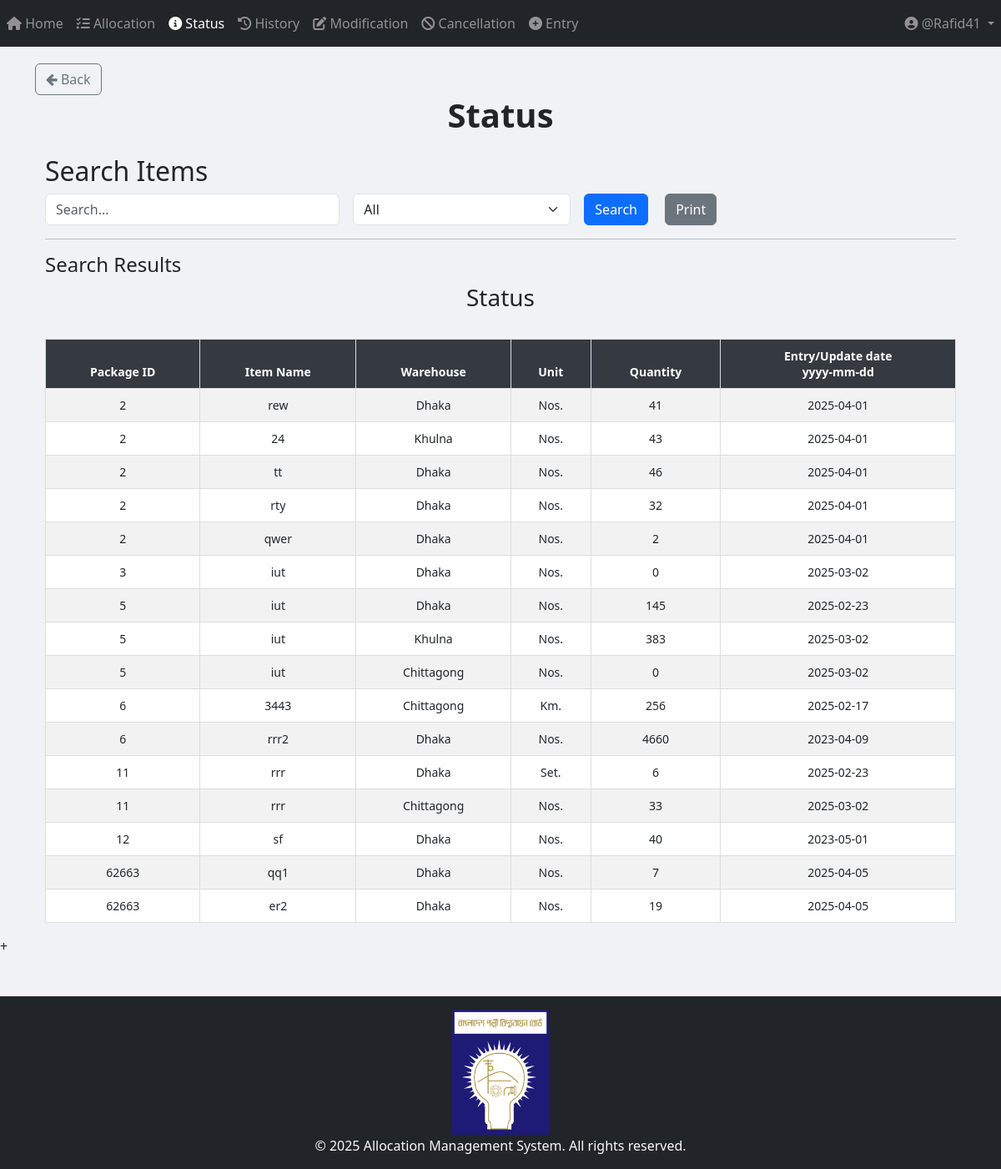
Before: /status/ (signed in) with the older database file.
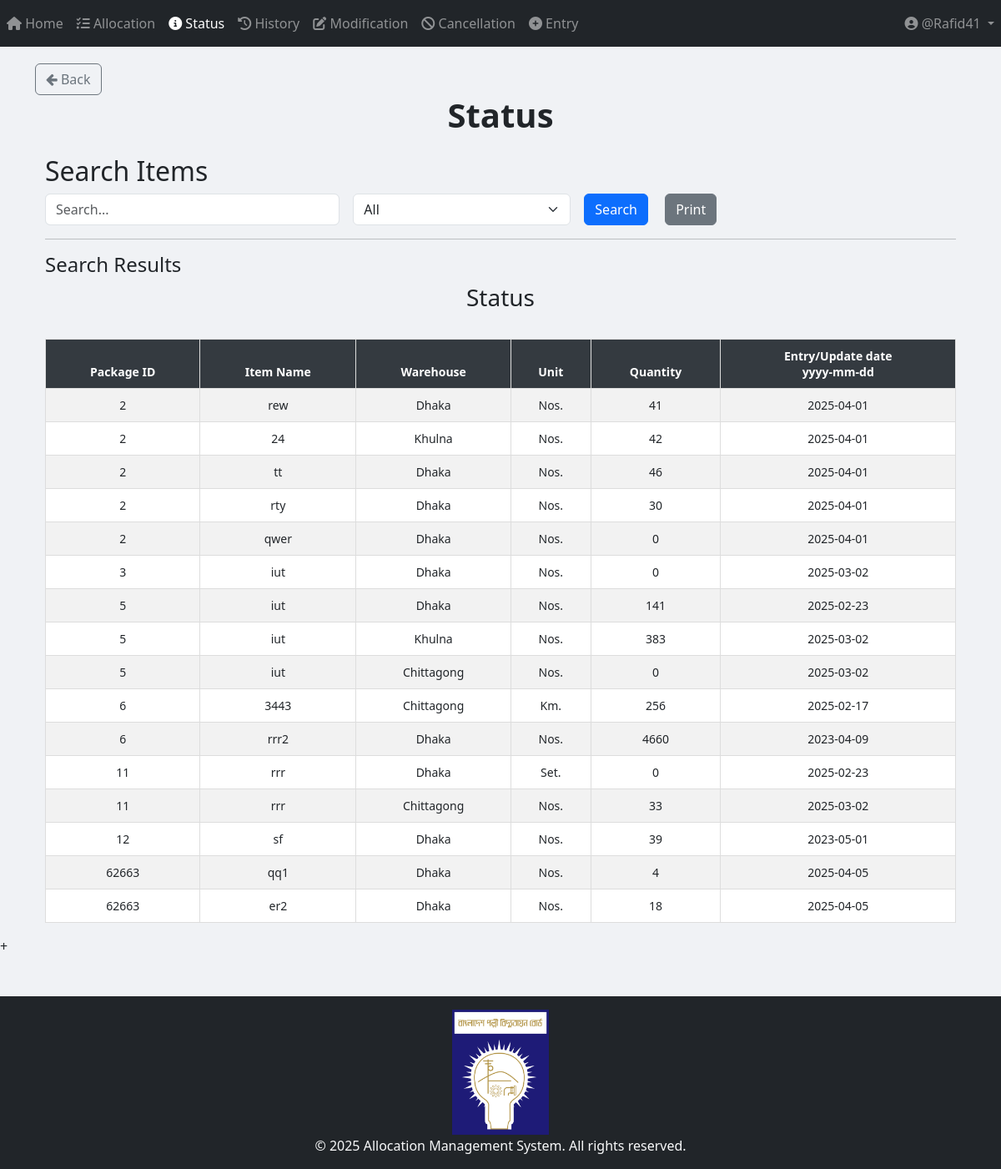
After: the same page with the newer database file.
### App_Entry/models.py (models this page shows, shortened)
class Item(models.Model):
    WAREHOUSE_CHOICES = [
        ("Dhaka", "Dhaka"),
        ("Khulna", "Khulna"),
        ("Chittagong", "Chittagong"),
    ]
    UNIT_CHOICES = [
        ("Nos.", "Nos."),
        ("Mtr.", "Mtr."),
        ("Km.", "Km."),
        ("Set.", "Set."),
        ("Pair.", "Pair."),
    ]
    name = models.CharField(max_length=255)
    description = models.TextField(blank=True, null=True)
    warehouse = models.CharField(
        max_length=50, choices=WAREHOUSE_CHOICES, default="Dhaka"
    )
    unit_of_item = models.CharField(
        max_length=10, choices=UNIT_CHOICES, default="Nos."
    )  # Updated field
    unit_price = models.DecimalField(max_digits=15, decimal_places=2, default=0.00)
    quantity_of_item = models.BigIntegerField(default=0)
    package = models.ForeignKey(
        Package,
        on_delete=models.SET_NULL,
        related_name="package_of_item",
        null=True,
    )
    created_at = models.DateTimeField(default=now)

class Package(models.Model):
    packageId = models.BigIntegerField(unique=True)

### App_Status/views.py (the view, shortened to what this page needs)
# urls.py: path("", views.status_page, name="status_page"),
def status_page(request):
    query = request.GET.get("query", "").strip()  # Strip leading/trailing whitespaces from query input
    filter_by = request.GET.get("filter_by", "All")
    date_filter = request.GET.get("date", "")
    items = Item.objects.all()
    if filter_by == "Entry/Update date" and date_filter:
        try:
            date_obj = datetime.strptime(date_filter, "%Y-%m-%d")
            items = items.filter(created_at__date=date_obj.date())
        except ValueError:
            pass  # If the date format is invalid, ignore the filter
    items = items.order_by("package__packageId")
    return render(
        request,
        "App_Status/status.html",
        {
            "items": items,
            "query": query,
            "filter_by": filter_by,
            "date_filter": date_filter,
        },
    )

### templates/App_Status/status.html (shortened to what this page needs)
{% extends 'base.html' %}
{% load crispy_forms_tags %}
{% load static %}
{% block body_block %}
<a href="{% url 'App_Home:home_page' %}" class="btn btn-outline-secondary">
    <i class="fa fa-arrow-left"></i> Back
</a>
<center><h1><b> Status </b></h1></center>
<div class="container mt-4">
    <h2>Search Items</h2>
    <form method="GET" action="{% url 'App_Status:status_page' %}" class="row g-3">
        <div class="col-md-4">
            <input type="text" name="query" id="searchQuery" class="form-control" placeholder="Search..." value="{{ query }}">
        </div>
        <div class="col-md-3">
            <select name="filter_by" id="filterDropdown" class="form-select" onchange="toggleInputFields()">
                <option value="All" {% if filter_by == "All" %}selected{% endif %}>All</option>
            </select>
        </div>
        <div class="col-md-2">
            <button type="submit" class="btn btn-primary me-3">Search</button>
            <button type="button" class="btn btn-secondary" onclick="printResults()">Print</button>
        </div>
    </form>
    <hr>
    <h4>Search Results</h4>
    <div id="printableArea" class="table-responsive">
        <h3 class="text-center">Status</h3>
        <br>
        <table class="table table-bordered table-striped table-hover">
            <thead class="table-dark sticky-top">
                <tr>
                    <th>Package ID</th>
                    <th>Item Name</th>
                    <th>Warehouse</th>
                    <th>Unit</th>
                    <th>Quantity</th>
                    <th>Entry/Update date <center>yyyy-mm-dd</center></th>
                </tr>
            </thead>
            <tbody>
                {% if items %}
                    {% for item in items %}
                    <tr>
                        <td>{{ item.package.packageId }}</td>
                        <td>{{ item.name }}</td>
                        <td>{{ item.warehouse }}</td>
                        <td>{{ item.unit_of_item }}</td>
                        <td>{{ item.quantity_of_item }}</td>
                        <td>{{ item.created_at | date:"Y-m-d" }}</td>
                    </tr>
                    {% endfor %}
                {% else %}
                    <tr>
                        <td colspan="7" class="text-center text-danger">No matching data found</td>
                    </tr>
                {% endif %}
            </tbody>
        </table>
    </div>
</div>
{% endblock %}

### templates/base.html (shortened to what this page needs)
{% load static %}
{% load tz %}
<html lang="en">
    <head>
        <link
            rel="stylesheet"
            href="https://maxcdn.bootstrapcdn.com/bootstrap/4.4.1/css/bootstrap.min.css"
        />
        <link rel="stylesheet" href="https://cdnjs.cloudflare.com/ajax/libs/font-awesome/6.4.2/css/all.min.css">
        <link rel="stylesheet" href="https://cdn.jsdelivr.net/npm/bootstrap@5.3.0/dist/css/bootstrap.min.css">
        <link
            href="https://maxcdn.bootstrapcdn.com/font-awesome/4.7.0/css/font-awesome.min.css"
            rel="stylesheet"
        />
        <link
            href="https://cdnjs.cloudflare.com/ajax/libs/bootstrap-datetimepicker/4.17.47/css/bootstrap-datetimepicker.min.css"
            rel="stylesheet"
        />
        <link
            rel="stylesheet"
            href="//code.jquery.com/ui/1.12.1/themes/base/jquery-ui.css"
        />
        <link
            rel="stylesheet"
            href="https://cdn.jsdelivr.net/npm/flatpickr/dist/flatpickr.min.css"
        />
    </head>
    <body style="background-color: #f0f2f5;">
        {% include "partials/navbar.html" %}
        <div class="container" style="padding-top: 20px">
            {% block body_block %} {% endblock %}
        </div>
        <script src="https://cdn.jsdelivr.net/npm/flatpickr"></script>  +
        {% include "partials/footer.html" %}
    </body>
</html>

### templates/partials/navbar.html (shortened to what this page needs)
<nav class="navbar navbar-expand-sm navbar-dark bg-dark">
    <div class="collapse navbar-collapse" id="navbarNavDropdown">
        <ul class="navbar-nav mr-auto">
            {% if user.is_authenticated %}
                <li class="nav-item {% if request.resolver_match.url_name == 'home_page' %}active{% endif %}">
                    <a class="nav-link" href="{% url 'App_Home:home_page' %}">
                        <i class="fas fa-home"></i> Home
                    </a>
                </li>
                <li class="nav-item {% if request.resolver_match.url_name == 'allocation_page' %}active{% endif %}">
                    <a class="nav-link" href="{% url 'App_Allocation:allocation_page' %}">
                        <i class="fas fa-tasks"></i> Allocation
                    </a>
                </li>
                <li class="nav-item {% if request.resolver_match.url_name == 'status_page' %}active{% endif %}">
                    <a class="nav-link" href="{% url 'App_Status:status_page' %}">
                        <i class="fas fa-info-circle"></i> Status
                    </a>
                </li>
                <li class="nav-item {% if request.resolver_match.url_name == 'history_page' %}active{% endif %}">
                    <a class="nav-link" href="{% url 'App_History:history_page' %}">
                        <i class="fas fa-history"></i> History
                    </a>
                </li>
                <li class="nav-item {% if request.resolver_match.url_name == 'modification_menu' %}active{% endif %}">
                    <a class="nav-link" href="{% url 'App_Modification:modification_menu' %}">
                        <i class="fas fa-edit"></i> Modification
                    </a>
                </li>
                <li class="nav-item {% if request.resolver_match.url_name == 'cancellation' %}active{% endif %}">
                    <a class="nav-link" href="{% url 'App_Cancellation:cancellation' %}">
                        <i class="fas fa-ban"></i> Cancellation
                    </a>
                </li>
                <li class="nav-item {% if request.resolver_match.url_name == 'entry_page' %}active{% endif %}">
                    <a class="nav-link" href="{% url 'App_Entry:entry_page' %}">
                        <i class="fas fa-plus-circle"></i> Entry
                    </a>
                </li>
            {% endif %}
        </ul>
        <ul class="navbar-nav">
            {% if user.is_authenticated %}
                <li class="nav-item dropdown">
                    <a class="nav-link dropdown-toggle" href="#" id="userDropdown" role="button" data-toggle="dropdown">
                        <i class="fas fa-user-circle"></i> @{{ user.username }}
                    </a>
                </li>
            {% endif %}
        </ul>
    </div>
</nav>

### templates/partials/footer.html
{% load static %}
<footer class="bg-dark text-light mt-5 py-3">
    <div class="container text-center">
        <img src="{% static 'logo/BREB_Logo_hq.svg.png' %}" alt="Logo" style="height: 150px; margin-bottom: 1px;">
        <p class="mb-0">© {% now "Y" %} Allocation Management System. All rights reserved.</p>
    </div>
</footer>

### templates/App_Status/status.html (style rules this page uses)
.table { font-size: 14px; text-align: center; }
.sticky-top { position: sticky; top: 0; z-index: 1020; }
.table-dark th { background-color: #343a40 !important; color: white !important; }
.table-bordered th, .table-bordered td { border: 1px solid #ddd !important; padding: 10px; }

Changed rows visible on the page:
changed Item (number 2 of 16 on the later page): quantity_of_item "43" → "42"
changed Item "rty": quantity_of_item "32" → "30"
changed Item "qwer": quantity_of_item "2" → "0"
changed Item (number 7 of 16 on the later page): quantity_of_item "145" → "141"
changed Item "Set.": quantity_of_item "6" → "0"
changed Item "sf": quantity_of_item "40" → "39"
changed Item "qq1": quantity_of_item "7" → "4"
changed Item "er2": quantity_of_item "19" → "18"
